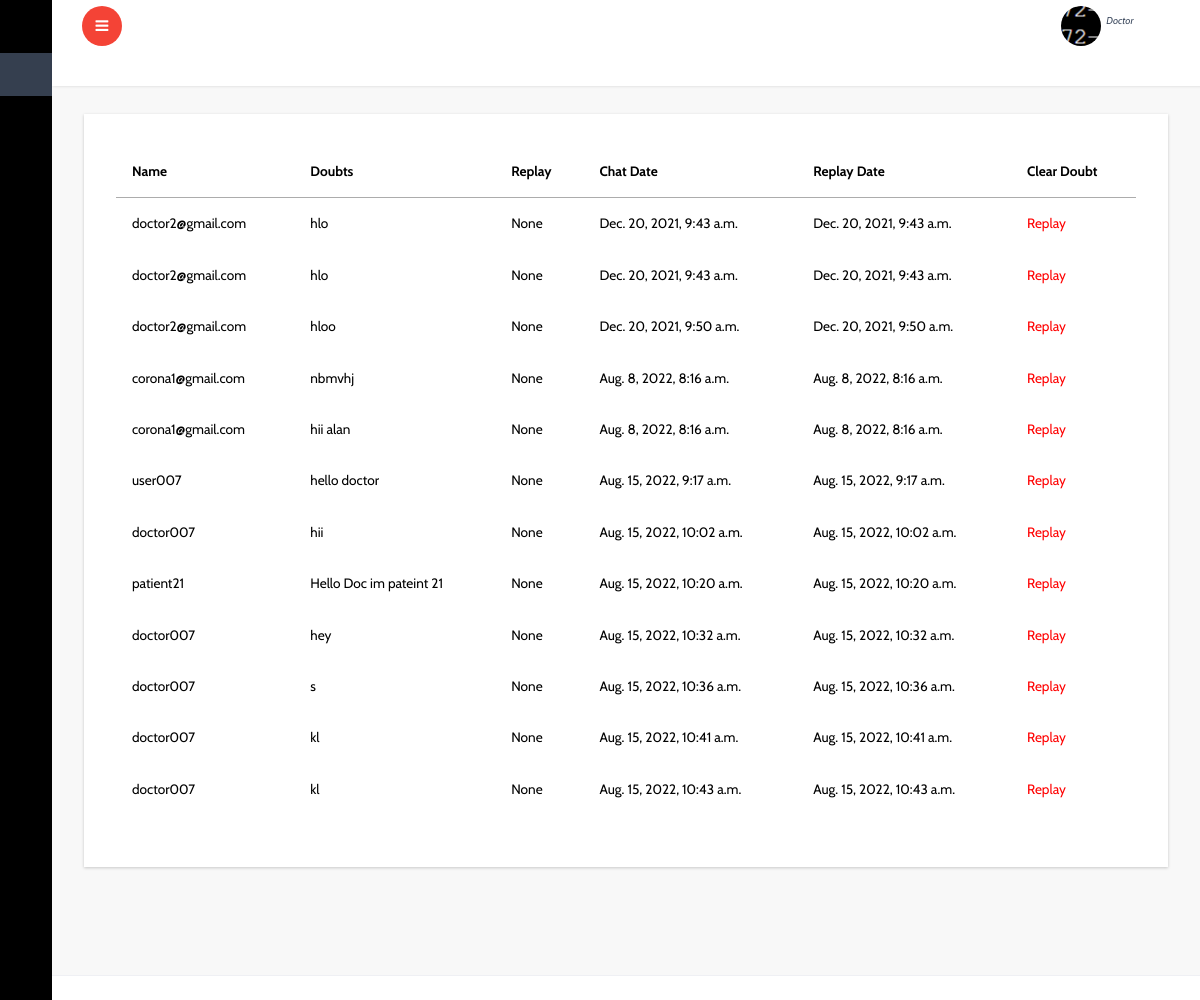
/patient/chat_view/ (signed in), run on the app's committed database.
### account/models.py (models this page shows, shortened)
class Doctor(models.Model):
    user=models.OneToOneField(User,on_delete=models.CASCADE)
    center=models.ForeignKey(Center,on_delete=models.CASCADE,blank=True,null=True)
    name=models.CharField(max_length=50)
    doctor_photo=models.ImageField(upload_to='doctor_iamge')
    phonenumber=PhoneNumberField()
    doctor_certificate=models.FileField(upload_to='doctor_certificate')
    qualification=models.CharField(max_length=60)
    address=models.TextField()
    doctor_avilability=models.CharField(max_length=50,blank=True,null=True,choices=available)
    online_avilable=models.BooleanField(default=False)
    status_appruval=models.BooleanField(default=False)

### patient/models.py (models this page shows, shortened)
class Chat(models.Model):
    user=models.ForeignKey(User,on_delete=models.CASCADE,blank=True,null=True)
    center=models.ForeignKey(Center,on_delete=models.CASCADE,blank=True,null=True)
    doubts=models.TextField()
    patient=models.ForeignKey(PatientStatus,on_delete=models.CASCADE,blank=True,null=True)
    doctor=models.ForeignKey(Doctor,on_delete=models.CASCADE,blank=True,null=True)
    replay=models.TextField(blank=True,null=True)
    created_date=models.DateTimeField(default=timezone.now)
    replay_date=models.DateTimeField(default=timezone.now)

### patient/views.py (the view)
# urls.py: path('chat_view/',views.chat_view,name='chat_view'),
def chat_view(request):
    c=Chat.objects.filter(center=request.user.doctor.center)
    return render(request,'doctor/chat_list.html',{'c':c})

### templates/doctor/chat_list.html (shortened to what this page needs)
{% extends 'dashboard/index.html' %}
{% block content %}
			<div id="page-wrapper">
				<div class="graphs">
					 <div class="xs tabls">
						<div class="bs-example4" data-example-id="contextual-table">
                            <table class="table">
                                <thead>
                                    <tr>
                                        <th>Name</th>
                                       <th>Doubts</th>
                                       <th>Replay</th>
                                       <th>Chat Date</th>
                                        <th>Replay Date</th>
                                         <th>Clear Doubt</th>
                                     </tr>
                                 </thead>
                                 <tbody>
                                     {% for l in c %}
                                     <tr>
                                         <td>{{l.user}}</td>
                                         <td>{{l.doubts}}</td>
                                         <td>{{l.replay}}</td>
                                         <td>{{l.created_date}}</td>
                                         <td>{{l.replay_date}}</td>
                                         <td><a href="{% url 'chat_replay' l.id %}" style="color: red;">Replay</a></td>
                                     </tr>
                                     {% endfor %}
                              </table>
					   </div>
						</div>
						</div>
					</div>
		{% endblock %}

### templates/dashboard/header.html (shortened to what this page needs)
<html lang="en">
<head>
</head>
<body>
		<div class="main-content">
			<div class="header-section">
			<a class="toggle-btn  menu-collapsed"><i class="fa fa-bars"></i></a>
			<div class="menu-right">
				<div class="user-panel-top">
					<div class="profile_details">
						<ul>
							<li class="dropdown profile_details_drop">
								<a href="#" class="dropdown-toggle" data-toggle="dropdown" aria-expanded="false">
									<div class="profile_img">
										{% if user.is_superuser %}
										<span style="background:url(/static/dashboard/images/1.jpg) no-repeat center"> </span>
										 <div class="user-name">
											<p>{{user.username}}<span>Administrator</span></p>
											{% elif user.center.center_type == 'Hospital' %}
											<span style="background:url({{user.center.center_photo.url}}) no-repeat center"> </span>
										 	<div class="user-name">
											<p>{{user.center.center_name}}<span>Hospital</span></p>
											{% elif user.center.user_type == 'CSLTC' %}
											<span style="background:url({{user.center.center_photo.url}}) no-repeat center"> </span>
										 	<div class="user-name">
											<p>{{user.center.center_name}}<span>CSLTC</span></p>
											{% elif user.center.user_type == 'CFLTC' %}
											<span style="background:url({{user.center.center_photo.url}}) no-repeat center"> </span>
										 	<div class="user-name">
											<p>{{user.center.center_name}}<span>CFLTC</span></p>
											{% elif user.center.user_type == 'Domicile' %}
											<span style="background:url({{user.center.center_photo.url}}) no-repeat center"> </span>
										 	<div class="user-name">
											<p>{{user.center.center_name}}<span>Domicile</span></p>
											{% elif user.lab.lab_type == 'private' %}
											<span style="background:url({{user.lab.photo_of_lab.url}}) no-repeat center"> </span>
										 	<div class="user-name">
											<p>{{user.lab.lab_name}}<span>Lab</span></p>
											{% elif user.lab.lab_type == 'hospital' %}
											<span style="background:url({{user.lab.photo_of_lab.url}}) no-repeat center"> </span>
										 	<div class="user-name">
											<p>{{user.lab.center.center_name}}<span>Lab</span></p>
											{% elif user.home %}
										 	<div class="user-name">
											<p>{{user.home.name}}<span>Home</span></p>
											{% elif user.dmo %}
										 	<div class="user-name">
											<p>{{user.dmo.name}}<span>DMO</span></p>
											{% elif user.doctor %}
											<span style="background:url({{user.doctor.doctor_photo.url}}) no-repeat center"> </span>
										 	<div class="user-name">
											<p>{{user.dmo.name}}<span>Doctor</span></p>
											{% else %}
											<div class="user-name">
											<p>{{user.userregister.name}}<span>User</span></p>
											{% endif %}
										 </div>
										 <i class="lnr lnr-chevron-down"></i>
										<div class="clearfix"></div>
									</div>
								</a>
							</li>
							<div class="clearfix"> </div>
						</ul>
					</div>
					<div class="clearfix"></div>
				</div>
			  </div>
			</div>
</body>
</html>

### data on the page
Chat: user "doctor2@gmail.com", doubts "hlo", replay "None", created_date "Dec. 20, 2021, 9:43 a.m.", replay_date "Dec. 20, 2021, 9:43 a.m."
Chat: user "doctor2@gmail.com", doubts "hlo", replay "None", created_date "Dec. 20, 2021, 9:43 a.m.", replay_date "Dec. 20, 2021, 9:43 a.m."
Chat: user "doctor2@gmail.com", doubts "hloo", replay "None", created_date "Dec. 20, 2021, 9:50 a.m.", replay_date "Dec. 20, 2021, 9:50 a.m."
Chat: user "corona1@gmail.com", doubts "nbmvhj", replay "None", created_date "Aug. 8, 2022, 8:16 a.m.", replay_date "Aug. 8, 2022, 8:16 a.m."
Chat: user "corona1@gmail.com", doubts "hii alan", replay "None", created_date "Aug. 8, 2022, 8:16 a.m.", replay_date "Aug. 8, 2022, 8:16 a.m."
Chat: user "user007", doubts "hello doctor", replay "None", created_date "Aug. 15, 2022, 9:17 a.m.", replay_date "Aug. 15, 2022, 9:17 a.m."
Chat: user "doctor007", doubts "hii", replay "None", created_date "Aug. 15, 2022, 10:02 a.m.", replay_date "Aug. 15, 2022, 10:02 a.m."
Chat: user "patient21", doubts "Hello Doc im pateint 21", replay "None", created_date "Aug. 15, 2022, 10:20 a.m.", replay_date "Aug. 15, 2022, 10:20 a.m."
Chat: user "doctor007", doubts "hey", replay "None", created_date "Aug. 15, 2022, 10:32 a.m.", replay_date "Aug. 15, 2022, 10:32 a.m."
Chat: user "doctor007", doubts "s", replay "None", created_date "Aug. 15, 2022, 10:36 a.m.", replay_date "Aug. 15, 2022, 10:36 a.m."
Chat: user "doctor007", doubts "kl", replay "None", created_date "Aug. 15, 2022, 10:41 a.m.", replay_date "Aug. 15, 2022, 10:41 a.m."
Chat: user "doctor007", doubts "kl", replay "None", created_date "Aug. 15, 2022, 10:43 a.m.", replay_date "Aug. 15, 2022, 10:43 a.m."
